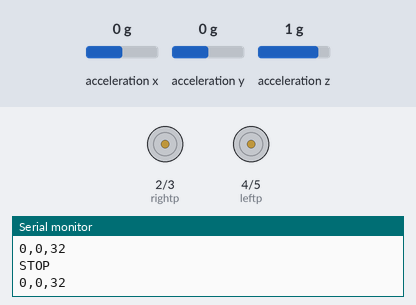
A sketch run on a simulated Arduino Uno, built with avr-gcc and run on an emulated ATmega328P. Parts: motor-driver pin pairs drawn as motors (green arrow = first pin HIGH = forward, orange = second pin HIGH = backward, longer = more drive), the last lines printed to the serial monitor. The test bench sets the inputs (shaded band); at power-on: acceleration x 0 g, acceleration y 0 g, acceleration z 1 g.

Above: at 1.2 s.
1.3 s: acceleration x set to -0.3 g
At 2.5 s:
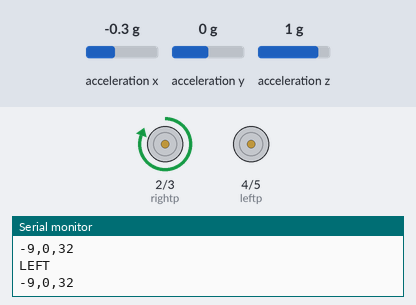
2.9 s: acceleration y set to -0.7 g
4.4 s: acceleration y set to -1 g
At 5.86 s:
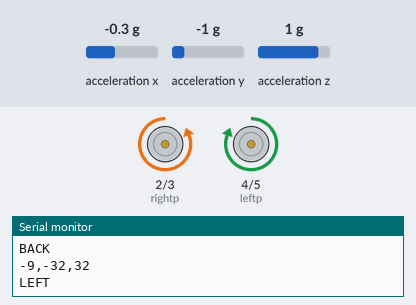
7.4 s: acceleration x set to 0.8 g
10.4 s: acceleration y set to 1.4 g
At 11.04 s:
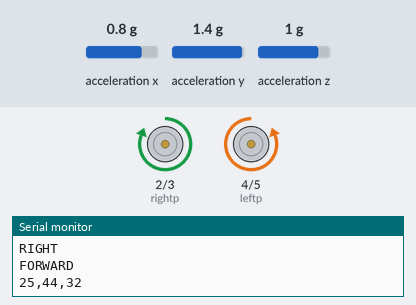
13.4 s: acceleration x set to 0.3 g
16.4 s: acceleration x set to 0 g
Timing chart, 0 to 18.9 s (numbered marks = the images above; inputs shaded):
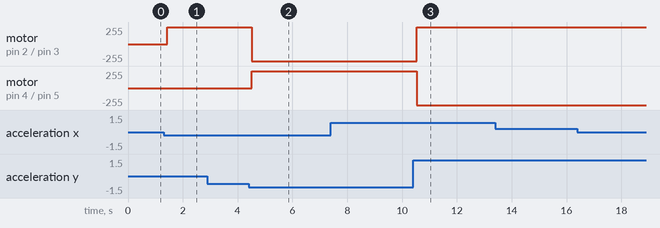

Measured:
- the behaviour switches between -0.1 and -0.2 g on acceleration x (found by bisection; images 0 and 1)
- the behaviour switches between -0.8 and -0.9 g on acceleration y (found by bisection; images 1 and 2)
- after the input at 1.3 s, motor on pin 2 (rightp) / pin 3 (rightn): stopped → forward 255/255 after 0.13 s
- after the input at 4.4 s, motor on pin 2 (rightp) / pin 3 (rightn): forward 255/255 → backward 255/255 after 0.11 s; motor on pin 4 (leftp) / pin 5 (leftn): stopped → forward 255/255 after 0.11 s
- after the input at 10.4 s, motor on pin 2 (rightp) / pin 3 (rightn): backward 255/255 → forward 255/255 after 0.13 s; motor on pin 4 (leftp) / pin 5 (leftn): forward 255/255 → backward 255/255 after 0.13 s

The sketch:

GESTURE_ROBOTICS_tilt_.ino
```cpp
#include<SparkFun_ADXL345.h>

ADXL345 adxl=ADXL345(10);

int rightp=2;
int rightn=3;
int leftp=4;
int leftn=5;

int left = -5;
int right = 5;
int front = 31;
int back = -25;


void setup() {


 pinMode(rightp,OUTPUT); //right WHEEL POSITIVE
 pinMode(rightn,OUTPUT); //right WHEEL NEGATIVE
 pinMode(leftp,OUTPUT); //left WHEEL POSITIVE
 pinMode(leftn,OUTPUT); //left WHEEL NEGATIVE

Serial.begin(9600);
Serial.println("GESTURE ROBOTICS");
Serial.println();

adxl.powerOn();

adxl.setRangeSetting(16);

adxl.setSpiBit(0);


}

void loop() {
  // put your main code here, to run repeatedly:
int x,y,z;
  adxl.readAccel(&x, &y, &z);

  Serial.print(x);
  Serial.print(",");
  Serial.print(y);
  Serial.print(",");
  Serial.println(z);
   delay(100);

 if(x<left)
 {
  Serial.println("LEFT");
 digitalWrite(rightp,HIGH);
 digitalWrite(rightn,LOW);
 digitalWrite(leftp,LOW);
 digitalWrite(leftn,LOW);
 delay(1);
 }

 if(x>right)
 {
  Serial.println("RIGHT");
 digitalWrite(rightp,LOW);
 digitalWrite(rightn,LOW);
 digitalWrite(leftp,LOW);
 digitalWrite(leftn,HIGH);
 delay(1);
 }

 if(y>front)
 {
  Serial.println("FORWARD");
 digitalWrite(rightp,HIGH);
 digitalWrite(rightn,LOW);
 digitalWrite(leftp,LOW);
 digitalWrite(leftn,HIGH);
 delay(1);
 }

 if(y<back)
 {
  Serial.println("BACK");
 digitalWrite(rightp,LOW);
 digitalWrite(rightn,HIGH);
 digitalWrite(leftp,HIGH);
 digitalWrite(leftn,LOW);
 delay(1);
 }


if((x > left) && (x < right) && (y > back) && (y < front))
 {
  Serial.println("STOP");
 digitalWrite(rightp,LOW);
 digitalWrite(rightn,LOW);
 digitalWrite(leftp,LOW);
 digitalWrite(leftn,LOW);
 delay(1);
 }


 }
```
